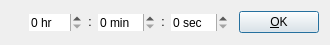
<?xml version="1.0" encoding="UTF-8"?>
<ui version="4.0">
 <class>JumpDialog</class>
 <widget class="QDialog" name="JumpDialog">
  <property name="geometry">
   <rect>
    <x>0</x>
    <y>0</y>
    <width>330</width>
    <height>45</height>
   </rect>
  </property>
  <property name="windowTitle">
   <string>Dialog</string>
  </property>
  <layout class="QHBoxLayout" name="horizontalLayout_2">
   <item>
    <widget class="QLabel" name="validEntryLabel">
     <property name="sizePolicy">
      <sizepolicy hsizetype="Fixed" vsizetype="Fixed">
       <horstretch>0</horstretch>
       <verstretch>0</verstretch>
      </sizepolicy>
     </property>
     <property name="pixmap">
      <pixmap resource="../rsclist.qrc">:/img/not_exists.svg</pixmap>
     </property>
     <property name="alignment">
      <set>Qt::AlignCenter</set>
     </property>
    </widget>
   </item>
   <item>
    <widget class="QWidget" name="horizontalLayoutWidget" native="true">
     <layout class="QHBoxLayout" name="horizontalLayout">
      <property name="leftMargin">
       <number>5</number>
      </property>
      <property name="topMargin">
       <number>0</number>
      </property>
      <property name="rightMargin">
       <number>5</number>
      </property>
      <property name="bottomMargin">
       <number>0</number>
      </property>
      <item>
       <widget class="QSpinBox" name="hourBox">
        <property name="frame">
         <bool>false</bool>
        </property>
        <property name="suffix">
         <string> hr</string>
        </property>
       </widget>
      </item>
      <item>
       <widget class="QLabel" name="label">
        <property name="sizePolicy">
         <sizepolicy hsizetype="Fixed" vsizetype="Fixed">
          <horstretch>0</horstretch>
          <verstretch>0</verstretch>
         </sizepolicy>
        </property>
        <property name="text">
         <string>:</string>
        </property>
        <property name="alignment">
         <set>Qt::AlignCenter</set>
        </property>
       </widget>
      </item>
      <item>
       <widget class="QSpinBox" name="minBox">
        <property name="frame">
         <bool>false</bool>
        </property>
        <property name="suffix">
         <string> min</string>
        </property>
       </widget>
      </item>
      <item>
       <widget class="QLabel" name="label_2">
        <property name="sizePolicy">
         <sizepolicy hsizetype="Fixed" vsizetype="Fixed">
          <horstretch>0</horstretch>
          <verstretch>0</verstretch>
         </sizepolicy>
        </property>
        <property name="text">
         <string>:</string>
        </property>
        <property name="alignment">
         <set>Qt::AlignCenter</set>
        </property>
       </widget>
      </item>
      <item>
       <widget class="QSpinBox" name="secBox">
        <property name="frame">
         <bool>false</bool>
        </property>
        <property name="suffix">
         <string> sec</string>
        </property>
       </widget>
      </item>
     </layout>
    </widget>
   </item>
   <item>
    <widget class="QPushButton" name="okButton">
     <property name="sizePolicy">
      <sizepolicy hsizetype="Fixed" vsizetype="Fixed">
       <horstretch>0</horstretch>
       <verstretch>0</verstretch>
      </sizepolicy>
     </property>
     <property name="text">
      <string>&amp;OK</string>
     </property>
     <property name="default">
      <bool>true</bool>
     </property>
    </widget>
   </item>
  </layout>
 </widget>
 <tabstops>
  <tabstop>hourBox</tabstop>
  <tabstop>minBox</tabstop>
  <tabstop>secBox</tabstop>
  <tabstop>okButton</tabstop>
 </tabstops>
 <resources>
  <include location="../rsclist.qrc"/>
 </resources>
 <connections/>
</ui>
